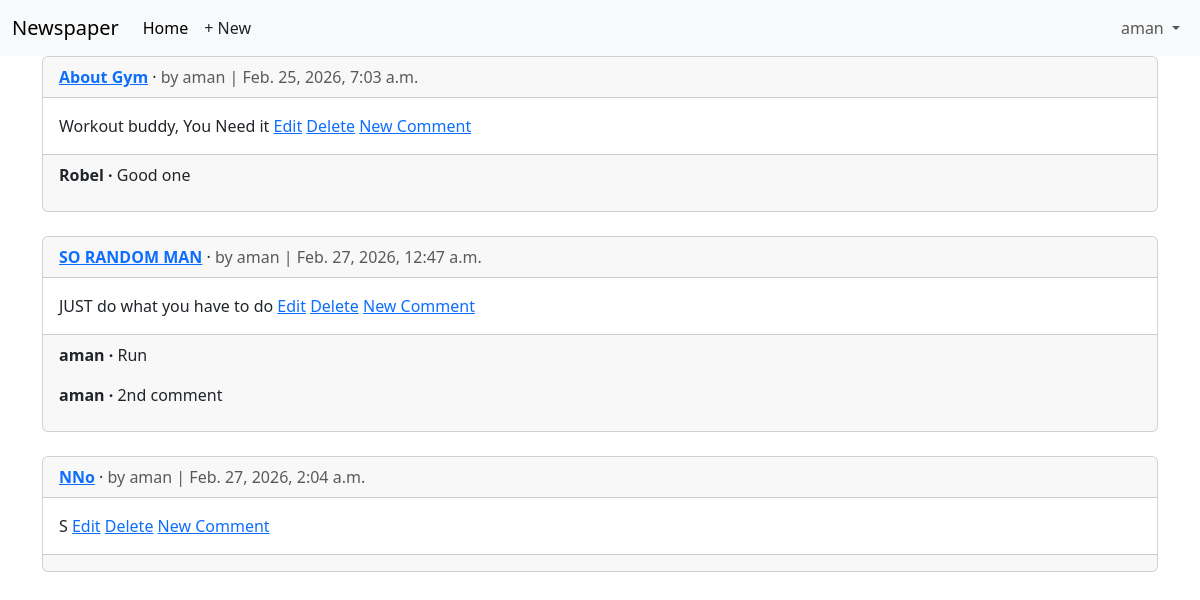
/articles/ (signed in), run on the app's committed database.
### accounts/models.py (models this page shows)
class CustomUser(AbstractUser):
    age = models.PositiveBigIntegerField(null = True, blank = True)

### articles/models.py (models this page shows, shortened)
class Article(models.Model):
    title = models.CharField(max_length = 255)
    body = models.TextField()
    date = models.DateTimeField(auto_now_add=True)
    author = models.ForeignKey(
        settings.AUTH_USER_MODEL,
        on_delete=models.CASCADE,
    )
    def get_absolute_url(self): #defines where you will access the object's detail page and where users are redirected to after Creating or Deleting
        return reverse("article_detail", kwargs={"pk": self.pk})

class Comment(models.Model):
    article = models.ForeignKey(Article, on_delete=models.CASCADE)
    comment = models.CharField(max_length=140)
    author = models.ForeignKey(
        settings.AUTH_USER_MODEL,
        on_delete=models.CASCADE
    )
    def __str__(self):
        return self.comment

### articles/views.py (the view)
# urls.py: path("",ArticleListView.as_view(), name = "article_list"),
class ArticleListView(LoginRequiredMixin,ListView):
    model = Article
    template_name = "article_list.html"

### templates/article_list.html (shortened to what this page needs)
{% extends "base.html" %}
{% block content %}
{% for article in article_list %}
<div class="card">
<div class="card-header">
<span class="fw-bold">
<a href="{{ article.get_absolute_url }}">{{ article.title }}</a>
</span> &middot;
<span class="text-muted">by {{ article.author }} |
{{ article.date }}</span>
</div>
<div class="card-body">
{{ article.body }}
{% if article.author.pk == request.user.pk %}
<a href="{% url 'article_edit' article.pk %}">Edit</a>
<a href="{% url 'article_delete' article.pk %}">Delete</a>
{% endif %}
<a href = "{{article.get_absolute_url}}">New Comment</a>
</div>
<div class="card-footer">
{% for comment in article.comment_set.all %}
<p>
<span class="fw-bold">
{{ comment.author }} &middot;
</span>
{{ comment }}
</p>
{% endfor %}
</div>
</div>
<br/>
{% endfor %}
{% endblock content %}

### templates/base.html (shortened to what this page needs)
<!DOCTYPE html>
<html>
<head>
<link href="https://cdn.jsdelivr.net/npm/bootstrap@5.3.3/dist/css/
bootstrap.min.css" rel="stylesheet"
crossorigin="anonymous">
</head>
<body>
    <body>
<nav class="navbar navbar-expand-lg bg-body-tertiary">
<div class="container-fluid">
<a class="navbar-brand" href="{% url 'home' %}">Newspaper</a>
<div class="collapse navbar-collapse" id="navbarSupportedContent">
<ul class="navbar-nav me-auto mb-2 mb-lg-0">
<li class="nav-item">
<a class="nav-link active" aria-current="page" href="#">Home</a>
</li>
{% if user.is_authenticated %}
<li><a href="{% url 'article_new' %}" class="nav-link px-2 link-dark">+ New</a></li>
</ul>
<div class="mr-auto">
<ul class="navbar-nav">
<li class="nav-item dropdown">
<a class="nav-link dropdown-toggle" href="#" role="button"
data-bs-toggle="dropdown" aria-expanded="false">
{{ user.username }}
</a>
</li>
{% endif %}
</div>
</div>
</nav>
<main>
<div class="container">
{% block content %}
{% endblock content %}
</div>
</main>
</body>
</html>

### data on the page
CustomUser: username "aman"
Article: title "About Gym", author "aman", date "Feb. 25, 2026, 7:03 a.m.", body "Workout buddy, You Need it", shows "Edit"
Comment: author "Robel", comment "Good one"
Article: title "SO RANDOM MAN", author "aman", date "Feb. 27, 2026, 12:47 a.m.", body "JUST do what you have to do", shows "Edit"
Comment: author "aman", comment "Run"
Comment: author "aman", comment "2nd comment"
Article: title "NNo", author "aman", date "Feb. 27, 2026, 2:04 a.m.", body "S", shows "Edit"
